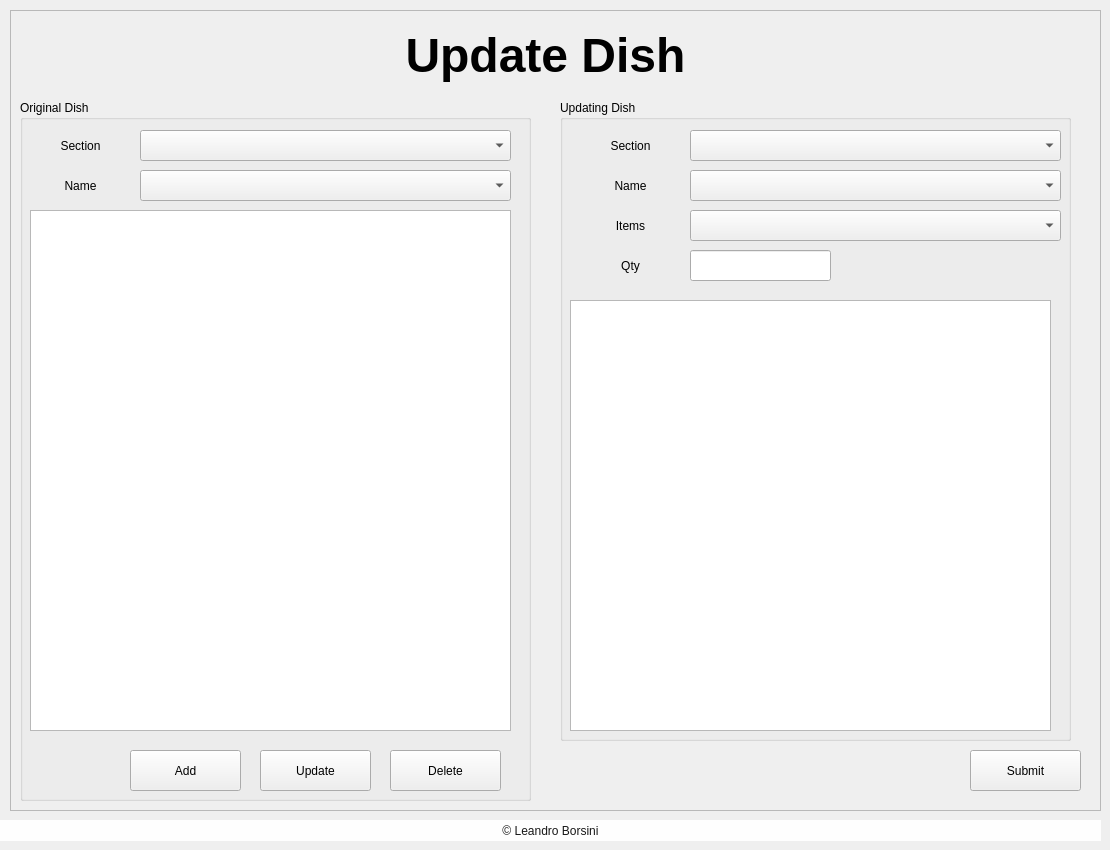
    <widget class="QWidget" name="pag_update_dish">
     <widget class="QLabel" name="label_24">
      <property name="geometry">
       <rect>
        <x>0</x>
        <y>820</y>
        <width>1101</width>
        <height>21</height>
       </rect>
      </property>
      <property name="styleSheet">
       <string notr="true">color: rgb(24, 24, 24);
font: 87 8pt &quot;Segoe UI Black&quot;;
border: none;
background-color: #fefefe;</string>
      </property>
      <property name="text">
       <string>© Leandro Borsini</string>
      </property>
      <property name="alignment">
       <set>Qt::AlignCenter</set>
      </property>
     </widget>
     <widget class="QFrame" name="frame_createMenu_4">
      <property name="geometry">
       <rect>
        <x>10</x>
        <y>10</y>
        <width>1091</width>
        <height>801</height>
       </rect>
      </property>
      <property name="frameShape">
       <enum>QFrame::StyledPanel</enum>
      </property>
      <property name="frameShadow">
       <enum>QFrame::Raised</enum>
      </property>
      <widget class="QGroupBox" name="groupBox_13">
       <property name="geometry">
        <rect>
         <x>10</x>
         <y>90</y>
         <width>511</width>
         <height>701</height>
        </rect>
       </property>
       <property name="title">
        <string>Original Dish</string>
       </property>
       <widget class="QListWidget" name="lst_main_vegan_5">
        <property name="geometry">
         <rect>
          <x>10</x>
          <y>110</y>
          <width>481</width>
          <height>521</height>
         </rect>
        </property>
       </widget>
       <widget class="QComboBox" name="cmb_main_special_6">
        <property name="geometry">
         <rect>
          <x>120</x>
          <y>70</y>
          <width>371</width>
          <height>31</height>
         </rect>
        </property>
       </widget>
       <widget class="QLabel" name="label_38">
        <property name="geometry">
         <rect>
          <x>10</x>
          <y>30</y>
          <width>101</width>
          <height>31</height>
         </rect>
        </property>
        <property name="text">
         <string>Section</string>
        </property>
        <property name="alignment">
         <set>Qt::AlignCenter</set>
        </property>
       </widget>
       <widget class="QComboBox" name="cmb_main_special_7">
        <property name="geometry">
         <rect>
          <x>120</x>
          <y>30</y>
          <width>371</width>
          <height>31</height>
         </rect>
        </property>
       </widget>
       <widget class="QLabel" name="label_29">
        <property name="geometry">
         <rect>
          <x>10</x>
          <y>70</y>
          <width>101</width>
          <height>31</height>
         </rect>
        </property>
        <property name="text">
         <string>Name</string>
        </property>
        <property name="alignment">
         <set>Qt::AlignCenter</set>
        </property>
       </widget>
       <widget class="QPushButton" name="btn_main_preView_7">
        <property name="geometry">
         <rect>
          <x>240</x>
          <y>650</y>
          <width>111</width>
          <height>41</height>
         </rect>
        </property>
        <property name="text">
         <string>Update</string>
        </property>
       </widget>
       <widget class="QPushButton" name="btn_main_preView_6">
        <property name="geometry">
         <rect>
          <x>370</x>
          <y>650</y>
          <width>111</width>
          <height>41</height>
         </rect>
        </property>
        <property name="text">
         <string>Delete</string>
        </property>
       </widget>
       <widget class="QPushButton" name="btn_main_preView_8">
        <property name="geometry">
         <rect>
          <x>110</x>
          <y>650</y>
          <width>111</width>
          <height>41</height>
         </rect>
        </property>
        <property name="text">
         <string>Add</string>
        </property>
       </widget>
      </widget>
      <widget class="QPushButton" name="btn_main_submit_6">
       <property name="geometry">
        <rect>
         <x>960</x>
         <y>740</y>
         <width>111</width>
         <height>41</height>
        </rect>
       </property>
       <property name="text">
        <string>Submit</string>
       </property>
      </widget>
      <widget class="QLabel" name="label_37">
       <property name="geometry">
        <rect>
         <x>20</x>
         <y>10</y>
         <width>1031</width>
         <height>71</height>
        </rect>
       </property>
       <property name="styleSheet">
        <string notr="true">/* Estilo para el label principal */
QLabel {
    background-color: transparent;
    
	color: rgb(0, 0, 0);
    font-size: 48px;
    font-weight: bold;
    font: 75 48pt &quot;Segoe Script&quot;;
}</string>
       </property>
       <property name="text">
        <string>Update Dish</string>
       </property>
       <property name="alignment">
        <set>Qt::AlignCenter</set>
       </property>
      </widget>
      <widget class="QGroupBox" name="groupBox_14">
       <property name="geometry">
        <rect>
         <x>550</x>
         <y>90</y>
         <width>511</width>
         <height>641</height>
        </rect>
       </property>
       <property name="title">
        <string>Updating Dish</string>
       </property>
       <widget class="QListWidget" name="lst_main_vegan_6">
        <property name="geometry">
         <rect>
          <x>10</x>
          <y>200</y>
          <width>481</width>
          <height>431</height>
         </rect>
        </property>
       </widget>
       <widget class="QComboBox" name="cmb_main_special_4">
        <property name="geometry">
         <rect>
          <x>130</x>
          <y>70</y>
          <width>371</width>
          <height>31</height>
         </rect>
        </property>
       </widget>
       <widget class="QLabel" name="label_32">
        <property name="geometry">
         <rect>
          <x>20</x>
          <y>30</y>
          <width>101</width>
          <height>31</height>
         </rect>
        </property>
        <property name="text">
         <string>Section</string>
        </property>
        <property name="alignment">
         <set>Qt::AlignCenter</set>
        </property>
       </widget>
       <widget class="QComboBox" name="cmb_main_special_3">
        <property name="geometry">
         <rect>
          <x>130</x>
          <y>30</y>
          <width>371</width>
          <height>31</height>
         </rect>
        </property>
       </widget>
       <widget class="QLabel" name="label_28">
        <property name="geometry">
         <rect>
          <x>20</x>
          <y>70</y>
          <width>101</width>
          <height>31</height>
         </rect>
        </property>
        <property name="text">
         <string>Name</string>
        </property>
        <property name="alignment">
         <set>Qt::AlignCenter</set>
        </property>
       </widget>
       <widget class="QLineEdit" name="entry_user_login_5">
        <property name="geometry">
         <rect>
          <x>130</x>
          <y>150</y>
          <width>141</width>
          <height>31</height>
         </rect>
        </property>
        <property name="font">
         <font>
          <pointsize>14</pointsize>
         </font>
        </property>
        <property name="text">
         <string/>
        </property>
        <property name="echoMode">
         <enum>QLineEdit::Normal</enum>
        </property>
        <property name="alignment">
         <set>Qt::AlignCenter</set>
        </property>
       </widget>
       <widget class="QLabel" name="label_34">
        <property name="geometry">
         <rect>
          <x>20</x>
          <y>110</y>
          <width>101</width>
          <height>31</height>
         </rect>
        </property>
        <property name="text">
         <string>Items</string>
        </property>
        <property name="alignment">
         <set>Qt::AlignCenter</set>
        </property>
       </widget>
       <widget class="QLabel" name="label_35">
        <property name="geometry">
         <rect>
          <x>20</x>
          <y>150</y>
          <width>101</width>
          <height>31</height>
         </rect>
        </property>
        <property name="text">
         <string>Qty</string>
        </property>
        <property name="alignment">
         <set>Qt::AlignCenter</set>
        </property>
       </widget>
       <widget class="QComboBox" name="cmb_main_special_5">
        <property name="geometry">
         <rect>
          <x>130</x>
          <y>110</y>
          <width>371</width>
          <height>31</height>
         </rect>
        </property>
       </widget>
      </widget>
     </widget>
    </widget>
